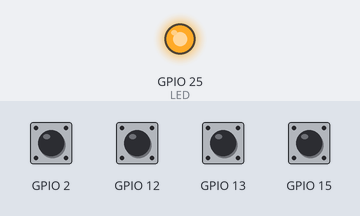
A sketch run on a simulated ESP32. Shown: output pins drawn as LEDs (lit = HIGH). Dashed ring = blinking. The inputs (shaded band) are chosen by the test bench; at power-on: GPIO 2, GPIO 12, GPIO 13, GPIO 15 HIGH. Random numbers use the default seed unless the sketch sets one; no radio packets arrive unless stated.

Above: at 0.1 s.
At 1.7 s:
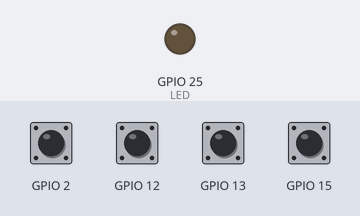
1.8 s: GPIO 12 pulled LOW for 0.15 s
At 7.27 s:
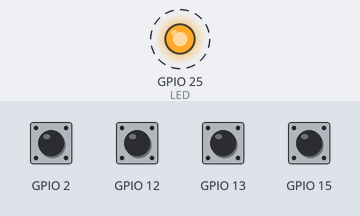
Timing chart, 0 to 9.3 s (numbered marks = the images above; inputs shaded):
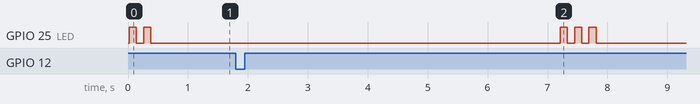

Measured:
- after the input at 1.8 s, GPIO 25 (LED): alternates HIGH for 0.12 s and LOW for 0.12 s, 6 changes in all, then stays LOW, starting after 5.4 s

The sketch:

baliza.ino
```cpp
/*
  TRIA – Baliza comunitaria LoRa
  Placa de referencia: ESP32 con radio SX1276 (por ejemplo TTGO LoRa32). Ajuste los pines a su placa.
  Librería: "LoRa" de Sandeep Mistry (Gestor de librerías de Arduino).

  Funcionamiento:
    - Botón PERSONAS: suma 5 personas por pulsación (el LED parpadea para confirmar).
    - Botones ROJO / AMARILLO / VERDE: envían el reporte con el conteo actual.
    - Latido automático cada LATIDO_MS: si el PMU deja de recibirlo, TRIA asume que la baliza
      fue destruida y eleva la urgencia de la zona.

  Formato del mensaje (texto corto para ahorrar aire):
    Reporte:  R,<zona>,<color>,<personas>,<bateria_mV>,<contador>
    Latido:   L,<zona>,<bateria_mV>,<contador>

  Frecuencia: banda ISM de 915 MHz. Verifique la regulación vigente de la ANE antes de desplegar.
*/
#include <SPI.h>
#include <LoRa.h>

// ---- Configuración de la baliza ----
const char* ZONA = "BRU";            // código de la vereda
const long FRECUENCIA = 915E6;
const unsigned long LATIDO_MS = 5UL * 60UL * 1000UL;  // 5 minutos

// ---- Pines (TTGO LoRa32 v1; cambie según su placa) ----
#define LORA_SCK 5
#define LORA_MISO 19
#define LORA_MOSI 27
#define LORA_SS 18
#define LORA_RST 14
#define LORA_DIO0 26
#define BTN_ROJO 13
#define BTN_AMARILLO 12
#define BTN_VERDE 15
#define BTN_PERSONAS 2
#define LED 25
#define PIN_BATERIA 35

int personas = 0;
unsigned long contador = 0;
unsigned long ultimoLatido = 0;

int bateria_mV() {
  return analogReadMilliVolts(PIN_BATERIA) * 2;  // divisor 1:2 típico
}

void parpadear(int veces) {
  for (int i = 0; i < veces; i++) {
    digitalWrite(LED, HIGH); delay(120);
    digitalWrite(LED, LOW); delay(120);
  }
}

void enviar(const String& msg) {
  LoRa.beginPacket();
  LoRa.print(msg);
  LoRa.endPacket();
  contador++;
}

void reportar(const char* color) {
  // Se envía 3 veces con pausa aleatoria para aumentar la probabilidad de recepción.
  String msg = String("R,") + ZONA + "," + color + "," + personas + "," + bateria_mV() + "," + contador;
  for (int i = 0; i < 3; i++) {
    enviar(msg);
    delay(random(800, 2500));
  }
  parpadear(3);
}

bool pulsado(int pin) {
  if (digitalRead(pin) == LOW) {
    delay(40);
    if (digitalRead(pin) == LOW) {
      while (digitalRead(pin) == LOW) delay(10);
      return true;
    }
  }
  return false;
}

void setup() {
  Serial.begin(115200);
  pinMode(LED, OUTPUT);
  int botones[] = {BTN_ROJO, BTN_AMARILLO, BTN_VERDE, BTN_PERSONAS};
  for (int b : botones) pinMode(b, INPUT_PULLUP);

  SPI.begin(LORA_SCK, LORA_MISO, LORA_MOSI, LORA_SS);
  LoRa.setPins(LORA_SS, LORA_RST, LORA_DIO0);
  if (!LoRa.begin(FRECUENCIA)) {
    Serial.println("Error iniciando LoRa");
    while (true) parpadear(1);
  }
  LoRa.setSpreadingFactor(10);   // más alcance a cambio de menos velocidad
  LoRa.setSignalBandwidth(125E3);
  LoRa.enableCrc();
  randomSeed(esp_random());
  parpadear(2);
}

void loop() {
  if (pulsado(BTN_PERSONAS)) { personas += 5; parpadear(1); }
  if (pulsado(BTN_ROJO)) reportar("rojo");
  if (pulsado(BTN_AMARILLO)) reportar("amarillo");
  if (pulsado(BTN_VERDE)) reportar("verde");

  if (millis() - ultimoLatido > LATIDO_MS) {
    enviar(String("L,") + ZONA + "," + bateria_mV() + "," + contador);
    ultimoLatido = millis();
  }
}
```
